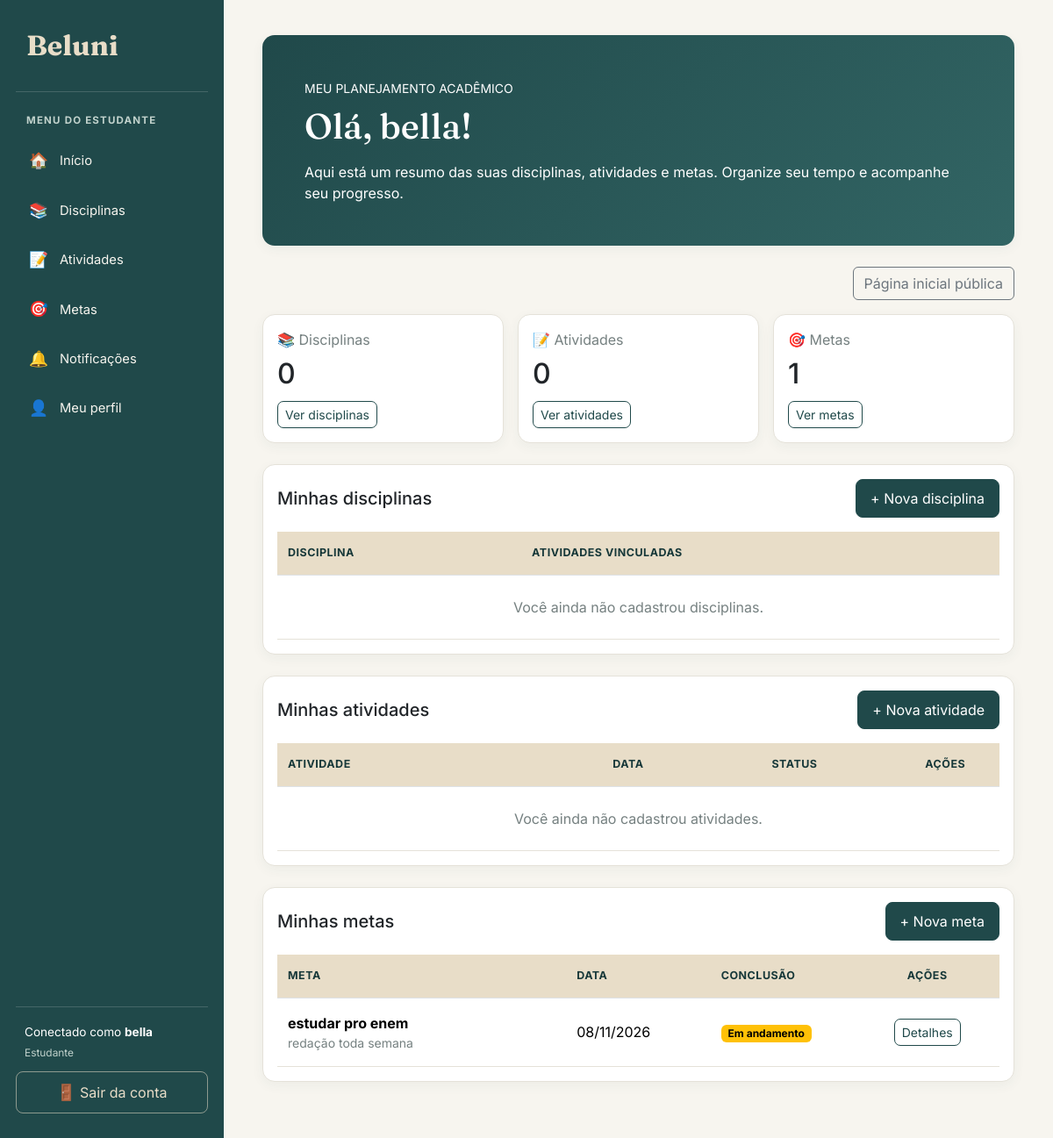
The page /inicio/ (signed in) on the database as committed earlier.
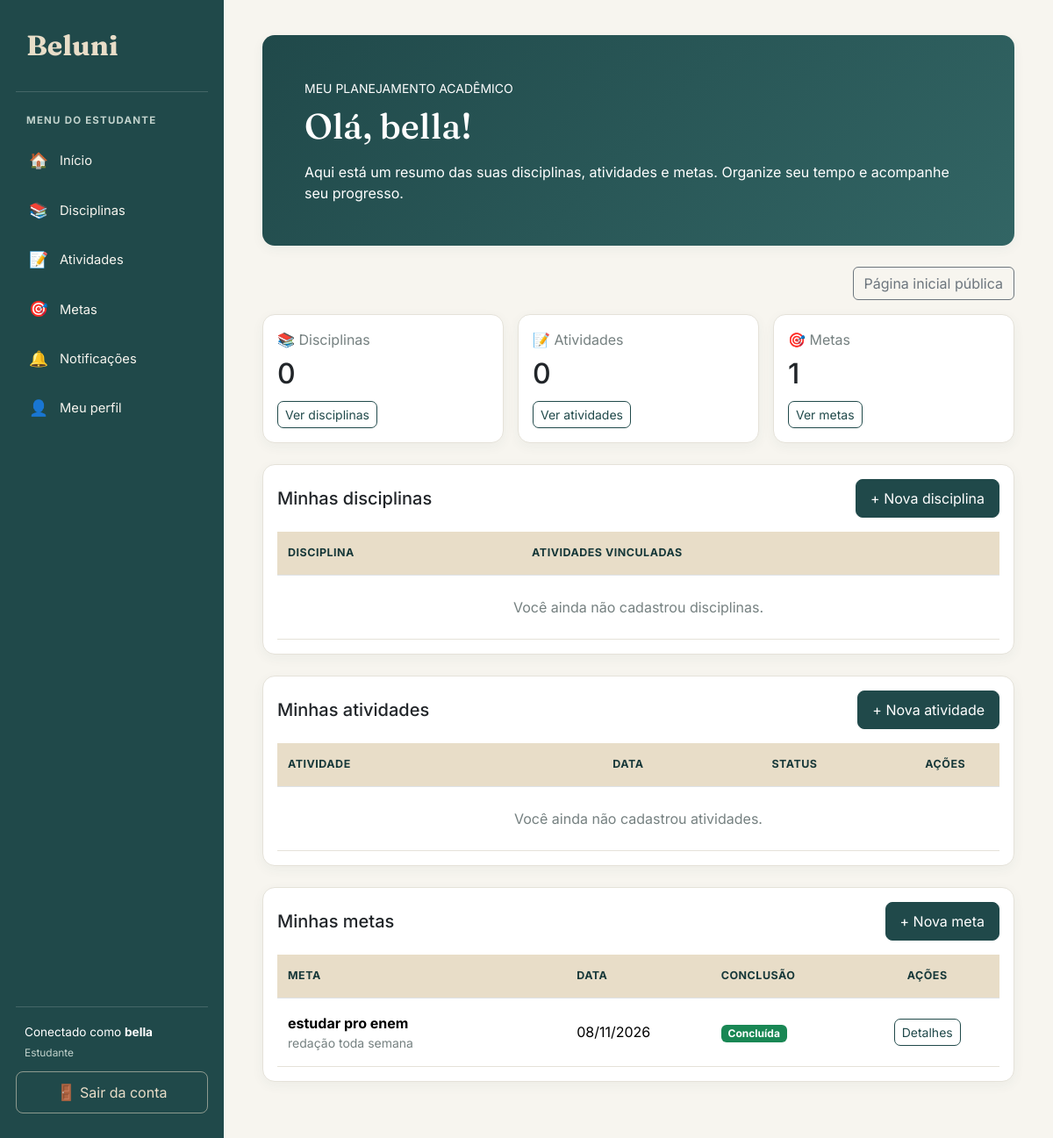
The same page on the database as committed later.
### meta/models.py (models this page shows, shortened)
class Meta(models.Model):
    titulo = models.CharField(max_length=100)
    detalhamento = models.CharField(max_length=255)
    data = models.DateField()
    estudante = models.ForeignKey(
        Estudante,
        on_delete=models.CASCADE,
        related_name="metas"
    )
    concluida = models.BooleanField(default=False)

### estudante/views.py (the view, shortened to what this page needs)
# urls.py: path('inicio/', inicio, name='inicio'),
@login_required
def inicio(request):
    estudante = Estudante.objects.filter(
        pk=request.user.pk
    ).first()
    if estudante:
        disciplinas = Disciplina.objects.filter(
            estudante=estudante
        ).order_by('nomedisciplina')
        atividades = Atividade.objects.filter(
            disciplinas__estudante=estudante
        ).distinct().order_by('data')
        metas = Meta.objects.filter(
            estudante=estudante
        ).order_by('data')
    else:
        disciplinas = Disciplina.objects.none()
        atividades = Atividade.objects.none()
        metas = Meta.objects.none()
    contexto = {
        'disciplinas': disciplinas,
        'atividades': atividades,
        'metas': metas,
        'total_disciplinas': disciplinas.count(),
        'total_atividades': atividades.count(),
        'total_metas': metas.count(),
    }
    return render(request, 'inicio.html', contexto)

### estudante/views.py (called while the page is built)
def usuario_e_administrador(user):
    return (
        user.is_authenticated
        and (
            user.is_superuser
            or user.groups.filter(name='Administrador').exists()
        )
    )

### templates/inicio.html (shortened to what the changed rows need)
{% extends 'base.html' %}
{% block conteudo %}
<div class="container-fluid py-2">
    <div class="card mb-4 border-0"
         style="background: linear-gradient(135deg, #20494A, #326564); color: white;">
        <div class="card-body p-4 p-md-5">
            <h1 class="mt-2 mb-3"
                style="font-family: 'Fraunces', serif;">
                Olá, {{ request.user.first_name|default:request.user.username }}!
            </h1>
        </div>
    </div>
    <div class="row g-3 mb-4">
        <div class="col-12 col-md-4">
            <div class="card h-100">
                <div class="card-body">
                    <h2 class="mt-2 mb-1">{{ total_disciplinas }}</h2>
                </div>
            </div>
        </div>
        <div class="col-12 col-md-4">
            <div class="card h-100">
                <div class="card-body">
                    <h2 class="mt-2 mb-1">{{ total_atividades }}</h2>
                </div>
            </div>
        </div>
        <div class="col-12 col-md-4">
            <div class="card h-100">
                <div class="card-body">
                    <h2 class="mt-2 mb-1">{{ total_metas }}</h2>
                </div>
            </div>
        </div>
    </div>
    <div class="card mb-4">
        <div class="card-body">
            <div class="d-flex flex-wrap justify-content-between align-items-center gap-2 mb-3">
                <h2 class="h5 mb-0">Minhas disciplinas</h2>
            </div>
            <div class="table-responsive">
                <table class="table table-hover align-middle mb-0">
                    <thead>
                        <tr>
                            <th>DISCIPLINA</th>
                            <th>ATIVIDADES VINCULADAS</th>
                        </tr>
                    </thead>
                </table>
            </div>
        </div>
    </div>
    <div class="card mb-4">
        <div class="card-body">
            <div class="d-flex flex-wrap justify-content-between align-items-center gap-2 mb-3">
                <h2 class="h5 mb-0">Minhas atividades</h2>
            </div>
            <div class="table-responsive">
                <table class="table table-hover align-middle mb-0">
                    <thead>
                        <tr>
                            <th style="width: 45%;">ATIVIDADE</th>
                            <th style="width: 22%;">DATA</th>
                            <th style="width: 18%;">STATUS</th>
                            <th style="width: 15%;" class="text-center">AÇÕES</th>
                        </tr>
                    </thead>
                </table>
            </div>
        </div>
    </div>
    <div class="card mb-4">
        <div class="card-body">
            <div class="d-flex flex-wrap justify-content-between align-items-center gap-2 mb-3">
                <h2 class="h5 mb-0">Minhas metas</h2>
            </div>
            <div class="table-responsive">
                <table class="table table-hover align-middle mb-0">
                    <thead>
                        <tr>
                            <th style="width: 40%;">META</th>
                            <th style="width: 20%;">DATA</th>
                            <th style="width: 20%;">CONCLUSÃO</th>
                            <th style="width: 20%;" class="text-center">AÇÕES</th>
                        </tr>
                    </thead>
                    <tbody>
                        {% for meta in metas %}
                        <tr>
                            <td>
                                <strong>{{ meta.titulo }}</strong>
                                <div class="small text-secondary">
                                    {{ meta.detalhamento }}
                                </div>
                            </td>
                            <td>{{ meta.data|date:"d/m/Y" }}</td>
                            <td>
                                {% if meta.concluida %}
                                    <span class="badge text-bg-success">
                                        Concluída
                                    </span>
                                {% else %}
                                    <span class="badge text-bg-warning">
                                        Em andamento
                                    </span>
                                {% endif %}
                            </td>
                            <td class="text-center">
                                <a href="{% url 'detalhar_meta' meta.id %}"
                                   class="btn btn-outline-primary btn-sm">
                                    Detalhes
                                </a>
                            </td>
                        </tr>
                        {% empty %}
                        <tr>
                            <td colspan="4" class="text-center text-secondary py-4">
                                Você ainda não cadastrou metas.
                            </td>
                        </tr>
                        {% endfor %}
                    </tbody>
                </table>
            </div>
        </div>
    </div>
</div>
{% endblock %}

Rows that differ between the two databases and show on the page:
changed Meta "estudar pro enem": concluida "Em andamento" → "Concluída"
